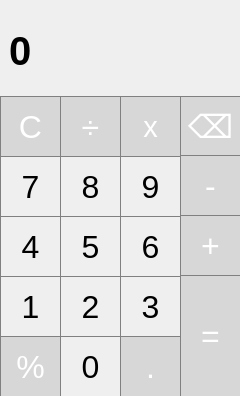
<?xml version="1.0" encoding="UTF-8"?>
<ui version="4.0">
 <class>Calculator</class>
 <widget class="QMainWindow" name="Calculator">
  <property name="geometry">
   <rect>
    <x>0</x>
    <y>0</y>
    <width>240</width>
    <height>396</height>
   </rect>
  </property>
  <property name="sizePolicy">
   <sizepolicy hsizetype="Fixed" vsizetype="Fixed">
    <horstretch>0</horstretch>
    <verstretch>0</verstretch>
   </sizepolicy>
  </property>
  <property name="windowTitle">
   <string>Calculator</string>
  </property>
  <widget class="QWidget" name="centralwidget">
   <widget class="QLabel" name="result_show">
    <property name="geometry">
     <rect>
      <x>9</x>
      <y>0</y>
      <width>221</width>
      <height>101</height>
     </rect>
    </property>
    <property name="font">
     <font>
      <pointsize>30</pointsize>
      <bold>true</bold>
     </font>
    </property>
    <property name="styleSheet">
     <string notr="true">QLabel {
  qproperty-alignment: 'AlignVCenter | AlignRight';
  border-bottom: 1px solid gray;
}

background-color : black;</string>
    </property>
    <property name="text">
     <string>0</string>
    </property>
   </widget>
   <widget class="QPushButton" name="pushButton_del">
    <property name="geometry">
     <rect>
      <x>180</x>
      <y>96</y>
      <width>61</width>
      <height>61</height>
     </rect>
    </property>
    <property name="font">
     <font>
      <pointsize>24</pointsize>
     </font>
    </property>
    <property name="styleSheet">
     <string notr="true">QPushButton {
  background-color: rgb(215, 215, 215);
  color: white;
  border: 1px solid gray;
}
QPushButton:pressed {
    background-color: qlineargradient(x1: 0, y1: 0, x2: 0, y2: 1,
                                      stop: 0 #BEBEBE, stop: 1 #D7D7D7);
}</string>
    </property>
    <property name="text">
     <string>⌫</string>
    </property>
   </widget>
   <widget class="QPushButton" name="pushButton_4">
    <property name="geometry">
     <rect>
      <x>0</x>
      <y>216</y>
      <width>61</width>
      <height>61</height>
     </rect>
    </property>
    <property name="font">
     <font>
      <pointsize>24</pointsize>
     </font>
    </property>
    <property name="styleSheet">
     <string notr="true">QPushButton {
   border: 1px solid gray;
}
QPushButton:pressed {
    background-color: qlineargradient(x1: 0, y1: 0, x2: 0, y2: 1,
                                      stop: 0 #dadbde, stop: 1 #f6f7fa);
}</string>
    </property>
    <property name="text">
     <string>4</string>
    </property>
   </widget>
   <widget class="QPushButton" name="pushButton_5">
    <property name="geometry">
     <rect>
      <x>60</x>
      <y>216</y>
      <width>61</width>
      <height>61</height>
     </rect>
    </property>
    <property name="font">
     <font>
      <pointsize>24</pointsize>
     </font>
    </property>
    <property name="styleSheet">
     <string notr="true">QPushButton {
   border: 1px solid gray;
}
QPushButton:pressed {
    background-color: qlineargradient(x1: 0, y1: 0, x2: 0, y2: 1,
                                      stop: 0 #dadbde, stop: 1 #f6f7fa);
}</string>
    </property>
    <property name="text">
     <string>5</string>
    </property>
   </widget>
   <widget class="QPushButton" name="pushButton_6">
    <property name="geometry">
     <rect>
      <x>120</x>
      <y>216</y>
      <width>61</width>
      <height>61</height>
     </rect>
    </property>
    <property name="font">
     <font>
      <pointsize>24</pointsize>
     </font>
    </property>
    <property name="styleSheet">
     <string notr="true">QPushButton {
   border: 1px solid gray;
}
QPushButton:pressed {
    background-color: qlineargradient(x1: 0, y1: 0, x2: 0, y2: 1,
                                      stop: 0 #dadbde, stop: 1 #f6f7fa);
}</string>
    </property>
    <property name="text">
     <string>6</string>
    </property>
   </widget>
   <widget class="QPushButton" name="pushButton_add">
    <property name="geometry">
     <rect>
      <x>180</x>
      <y>215</y>
      <width>61</width>
      <height>61</height>
     </rect>
    </property>
    <property name="font">
     <font>
      <pointsize>24</pointsize>
     </font>
    </property>
    <property name="styleSheet">
     <string notr="true">QPushButton {
  background-color: rgb(215, 215, 215);
  color: white;
  border: 1px solid gray;
}
QPushButton:pressed {
    background-color: qlineargradient(x1: 0, y1: 0, x2: 0, y2: 1,
                                      stop: 0 #BEBEBE, stop: 1 #D7D7D7);
}</string>
    </property>
    <property name="text">
     <string>+</string>
    </property>
   </widget>
   <widget class="QPushButton" name="pushButton_sub">
    <property name="geometry">
     <rect>
      <x>180</x>
      <y>155</y>
      <width>61</width>
      <height>61</height>
     </rect>
    </property>
    <property name="font">
     <font>
      <pointsize>24</pointsize>
     </font>
    </property>
    <property name="styleSheet">
     <string notr="true">QPushButton {
  background-color: rgb(215, 215, 215);
  color: white;
  border: 1px solid gray;
}
QPushButton:pressed {
    background-color: qlineargradient(x1: 0, y1: 0, x2: 0, y2: 1,
                                      stop: 0 #BEBEBE, stop: 1 #D7D7D7);
}</string>
    </property>
    <property name="text">
     <string>-</string>
    </property>
   </widget>
   <widget class="QPushButton" name="pushButton_1">
    <property name="geometry">
     <rect>
      <x>0</x>
      <y>276</y>
      <width>61</width>
      <height>61</height>
     </rect>
    </property>
    <property name="font">
     <font>
      <pointsize>24</pointsize>
     </font>
    </property>
    <property name="styleSheet">
     <string notr="true">QPushButton {
   border: 1px solid gray;
}
QPushButton:pressed {
    background-color: qlineargradient(x1: 0, y1: 0, x2: 0, y2: 1,
                                      stop: 0 #dadbde, stop: 1 #f6f7fa);
}</string>
    </property>
    <property name="text">
     <string>1</string>
    </property>
   </widget>
   <widget class="QPushButton" name="pushButton_2">
    <property name="geometry">
     <rect>
      <x>60</x>
      <y>276</y>
      <width>61</width>
      <height>61</height>
     </rect>
    </property>
    <property name="font">
     <font>
      <pointsize>24</pointsize>
     </font>
    </property>
    <property name="styleSheet">
     <string notr="true">QPushButton {
   border: 1px solid gray;
}
QPushButton:pressed {
    background-color: qlineargradient(x1: 0, y1: 0, x2: 0, y2: 1,
                                      stop: 0 #dadbde, stop: 1 #f6f7fa);
}</string>
    </property>
    <property name="text">
     <string>2</string>
    </property>
   </widget>
   <widget class="QPushButton" name="pushButton_3">
    <property name="geometry">
     <rect>
      <x>120</x>
      <y>276</y>
      <width>61</width>
      <height>61</height>
     </rect>
    </property>
    <property name="font">
     <font>
      <pointsize>24</pointsize>
     </font>
    </property>
    <property name="styleSheet">
     <string notr="true">QPushButton {
   border: 1px solid gray;
}
QPushButton:pressed {
    background-color: qlineargradient(x1: 0, y1: 0, x2: 0, y2: 1,
                                      stop: 0 #dadbde, stop: 1 #f6f7fa);
}</string>
    </property>
    <property name="text">
     <string>3</string>
    </property>
   </widget>
   <widget class="QPushButton" name="pushButton_per">
    <property name="geometry">
     <rect>
      <x>0</x>
      <y>336</y>
      <width>61</width>
      <height>61</height>
     </rect>
    </property>
    <property name="font">
     <font>
      <pointsize>24</pointsize>
     </font>
    </property>
    <property name="styleSheet">
     <string notr="true">QPushButton {
  background-color: rgb(215, 215, 215);
  color: white;
  border: 1px solid gray;
}
QPushButton:pressed {
    background-color: qlineargradient(x1: 0, y1: 0, x2: 0, y2: 1,
                                      stop: 0 #BEBEBE, stop: 1 #D7D7D7);
}</string>
    </property>
    <property name="text">
     <string>%</string>
    </property>
   </widget>
   <widget class="QPushButton" name="pushButton_0">
    <property name="geometry">
     <rect>
      <x>60</x>
      <y>336</y>
      <width>61</width>
      <height>61</height>
     </rect>
    </property>
    <property name="font">
     <font>
      <pointsize>24</pointsize>
     </font>
    </property>
    <property name="styleSheet">
     <string notr="true">QPushButton {
   border: 1px solid gray;
}
QPushButton:pressed {
    background-color: qlineargradient(x1: 0, y1: 0, x2: 0, y2: 1,
                                      stop: 0 #dadbde, stop: 1 #f6f7fa);
}</string>
    </property>
    <property name="text">
     <string>0</string>
    </property>
   </widget>
   <widget class="QPushButton" name="pushButton_dot">
    <property name="geometry">
     <rect>
      <x>120</x>
      <y>336</y>
      <width>61</width>
      <height>61</height>
     </rect>
    </property>
    <property name="font">
     <font>
      <pointsize>24</pointsize>
     </font>
    </property>
    <property name="styleSheet">
     <string notr="true">QPushButton {
  background-color: rgb(215, 215, 215);
  color: white;
  border: 1px solid gray;
}
QPushButton:pressed {
    background-color: qlineargradient(x1: 0, y1: 0, x2: 0, y2: 1,
                                      stop: 0 #BEBEBE, stop: 1 #D7D7D7);
}</string>
    </property>
    <property name="text">
     <string>.</string>
    </property>
   </widget>
   <widget class="QPushButton" name="pushButton_equ">
    <property name="geometry">
     <rect>
      <x>180</x>
      <y>275</y>
      <width>61</width>
      <height>122</height>
     </rect>
    </property>
    <property name="font">
     <font>
      <pointsize>24</pointsize>
     </font>
    </property>
    <property name="styleSheet">
     <string notr="true">QPushButton {
  background-color: rgb(215, 215, 215);
  color: white;
  border: 1px solid gray;
}
QPushButton:pressed {
    background-color: qlineargradient(x1: 0, y1: 0, x2: 0, y2: 1,
                                      stop: 0 #BEBEBE, stop: 1 #D7D7D7);
}</string>
    </property>
    <property name="text">
     <string>=</string>
    </property>
   </widget>
   <widget class="QPushButton" name="pushButton_9">
    <property name="geometry">
     <rect>
      <x>120</x>
      <y>156</y>
      <width>61</width>
      <height>61</height>
     </rect>
    </property>
    <property name="font">
     <font>
      <pointsize>24</pointsize>
     </font>
    </property>
    <property name="styleSheet">
     <string notr="true">QPushButton {
   border: 1px solid gray;
}
QPushButton:pressed {
    background-color: qlineargradient(x1: 0, y1: 0, x2: 0, y2: 1,
                                      stop: 0 #dadbde, stop: 1 #f6f7fa);
}</string>
    </property>
    <property name="text">
     <string>9</string>
    </property>
   </widget>
   <widget class="QPushButton" name="pushButton_C">
    <property name="geometry">
     <rect>
      <x>0</x>
      <y>96</y>
      <width>61</width>
      <height>61</height>
     </rect>
    </property>
    <property name="font">
     <font>
      <pointsize>24</pointsize>
     </font>
    </property>
    <property name="styleSheet">
     <string notr="true">QPushButton {
  background-color: rgb(215, 215, 215);
  color: white;
  border: 1px solid gray;
}
QPushButton:pressed {
    background-color: qlineargradient(x1: 0, y1: 0, x2: 0, y2: 1,
                                      stop: 0 #BEBEBE, stop: 1 #D7D7D7);
}</string>
    </property>
    <property name="text">
     <string>C</string>
    </property>
   </widget>
   <widget class="QPushButton" name="pushButton_div">
    <property name="geometry">
     <rect>
      <x>60</x>
      <y>96</y>
      <width>61</width>
      <height>61</height>
     </rect>
    </property>
    <property name="font">
     <font>
      <pointsize>24</pointsize>
     </font>
    </property>
    <property name="styleSheet">
     <string notr="true">QPushButton {
  background-color: rgb(215, 215, 215);
  color: white;
  border: 1px solid gray;
}
QPushButton:pressed {
    background-color: qlineargradient(x1: 0, y1: 0, x2: 0, y2: 1,
                                      stop: 0 #BEBEBE, stop: 1 #D7D7D7);
}</string>
    </property>
    <property name="text">
     <string>÷</string>
    </property>
   </widget>
   <widget class="QPushButton" name="pushButton_mul">
    <property name="geometry">
     <rect>
      <x>120</x>
      <y>96</y>
      <width>61</width>
      <height>61</height>
     </rect>
    </property>
    <property name="font">
     <font>
      <pointsize>22</pointsize>
     </font>
    </property>
    <property name="styleSheet">
     <string notr="true">QPushButton {
  background-color: rgb(215, 215, 215);
  color: white;
  border: 1px solid gray;
}
QPushButton:pressed {
    background-color: qlineargradient(x1: 0, y1: 0, x2: 0, y2: 1,
                                      stop: 0 #BEBEBE, stop: 1 #D7D7D7);
}</string>
    </property>
    <property name="text">
     <string>x</string>
    </property>
   </widget>
   <widget class="QPushButton" name="pushButton_7">
    <property name="geometry">
     <rect>
      <x>0</x>
      <y>156</y>
      <width>61</width>
      <height>61</height>
     </rect>
    </property>
    <property name="font">
     <font>
      <pointsize>24</pointsize>
     </font>
    </property>
    <property name="styleSheet">
     <string notr="true">QPushButton {
   border: 1px solid gray;
}
QPushButton:pressed {
    background-color: qlineargradient(x1: 0, y1: 0, x2: 0, y2: 1,
                                      stop: 0 #dadbde, stop: 1 #f6f7fa);
}</string>
    </property>
    <property name="text">
     <string>7</string>
    </property>
   </widget>
   <widget class="QPushButton" name="pushButton_8">
    <property name="geometry">
     <rect>
      <x>60</x>
      <y>156</y>
      <width>61</width>
      <height>61</height>
     </rect>
    </property>
    <property name="font">
     <font>
      <pointsize>24</pointsize>
     </font>
    </property>
    <property name="styleSheet">
     <string notr="true">QPushButton {
   border: 1px solid gray;
}
QPushButton:pressed {
    background-color: qlineargradient(x1: 0, y1: 0, x2: 0, y2: 1,
                                      stop: 0 #dadbde, stop: 1 #f6f7fa);
}</string>
    </property>
    <property name="text">
     <string>8</string>
    </property>
   </widget>
  </widget>
 </widget>
 <resources/>
 <connections/>
</ui>
